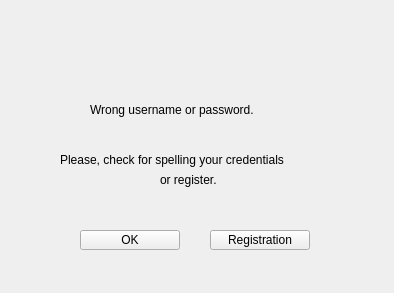
<?xml version="1.0" encoding="UTF-8"?>
<ui version="4.0">
 <class>wrong_form</class>
 <widget class="QWidget" name="wrong_form">
  <property name="geometry">
   <rect>
    <x>0</x>
    <y>0</y>
    <width>394</width>
    <height>293</height>
   </rect>
  </property>
  <property name="windowTitle">
   <string>Form</string>
  </property>
  <widget class="QLabel" name="label">
   <property name="geometry">
    <rect>
     <x>90</x>
     <y>100</y>
     <width>201</width>
     <height>20</height>
    </rect>
   </property>
   <property name="text">
    <string>Wrong username or password.</string>
   </property>
  </widget>
  <widget class="QLabel" name="label_2">
   <property name="geometry">
    <rect>
     <x>60</x>
     <y>150</y>
     <width>281</width>
     <height>20</height>
    </rect>
   </property>
   <property name="text">
    <string>Please, check for spelling your credentials</string>
   </property>
  </widget>
  <widget class="QLabel" name="label_3">
   <property name="geometry">
    <rect>
     <x>160</x>
     <y>170</y>
     <width>81</width>
     <height>20</height>
    </rect>
   </property>
   <property name="text">
    <string>or register.</string>
   </property>
  </widget>
  <widget class="QPushButton" name="pushButton">
   <property name="geometry">
    <rect>
     <x>80</x>
     <y>230</y>
     <width>100</width>
     <height>20</height>
    </rect>
   </property>
   <property name="text">
    <string>OK</string>
   </property>
  </widget>
  <widget class="QPushButton" name="pushButton_2">
   <property name="geometry">
    <rect>
     <x>210</x>
     <y>230</y>
     <width>100</width>
     <height>20</height>
    </rect>
   </property>
   <property name="text">
    <string>Registration</string>
   </property>
  </widget>
 </widget>
 <resources/>
 <connections/>
</ui>
